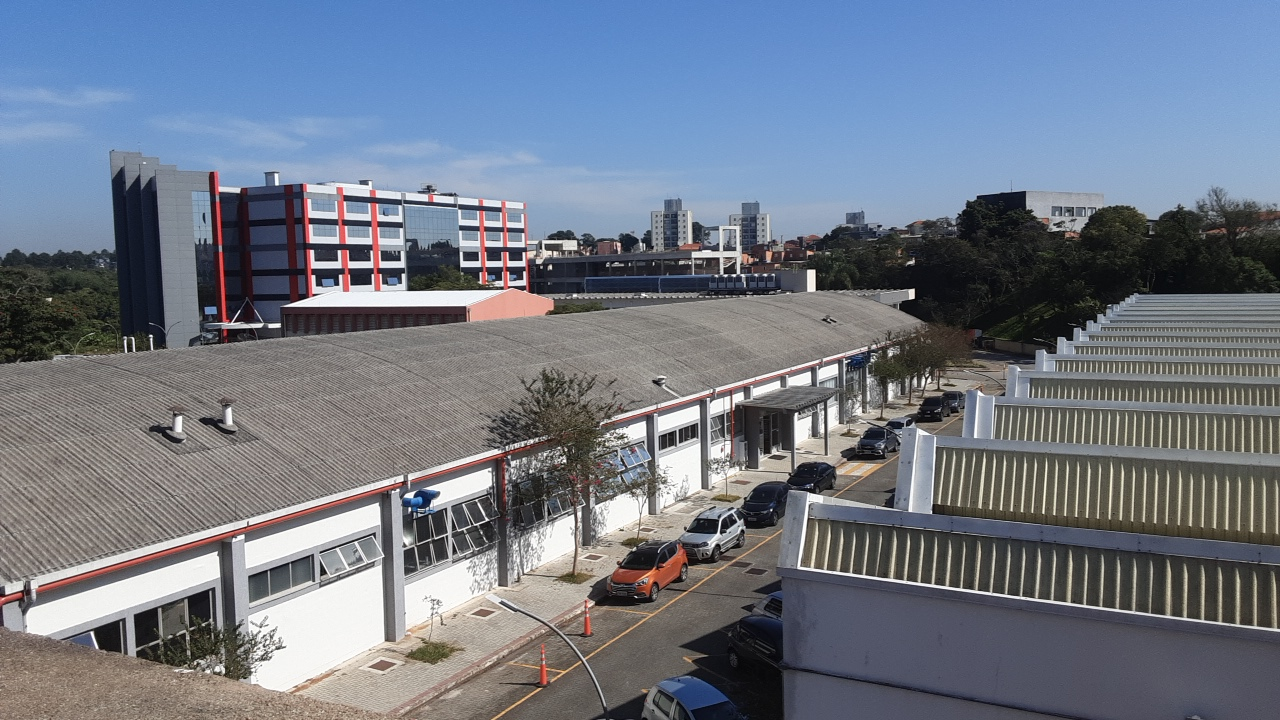
#> input picture codec/teste.tiff, 1280 x 720 px
$ jupyter execute Digital_Image_Processing_Filters.ipynb
#> lines starting #> are read from the running program, lines starting #| are printed output that depends on the picture
[cell 1]
import cv2
import numpy as np
import matplotlib.pyplot as plt

#!pip install tk

# Function for Sobel filter
# [26 lines left out: function sobel, not called in this run]

# Function for low-pass filter
def fpb(im, N):
    hpb = np.ones((N, N)) / (N**2)
    Im_pb = np.zeros_like(im)

    for i in range(3):
        Im_pb[:, :, i] = cv2.filter2D(im[:, :, i], -1, hpb)

    return Im_pb

# Function for high-pass filter
# [20 lines left out: functions fpa, fpan, not called in this run]

# Load the image using a file dialog
file_path = input("Enter the image file path: ")
#> the answer given: ../codec/teste.tiff
if not file_path:
    sys.exit()

im = cv2.imread(file_path).astype(float)

# Select a filter
options = ['Sem Filtro', 'Sobel', 'Passa-Baixas', 'Passa-Altas', 'Passa-Altas Normalizado', 'Melhorar']
print("\n".join([f"{i + 1}: {option}" for i, option in enumerate(options)]))
op = int(input("Selecione um filtro: "))
#> the answer given: 3

if op == 2:
    limiar = float(input("Digite o valor do limiar: "))
    gxy = sobel(im, limiar)
    plt.figure()
    plt.imshow(gxy, cmap='gray')
    plt.title('contorno da imagem')
elif op in (3, 4, 5):
    N = int(input("Digite a ordem da máscara: "))
#> the answer given: 3
    if op == 3:
        Im_pb = fpb(im, N)
        plt.figure()
        plt.imshow(Im_pb.astype(np.uint8))
        plt.title('Passa-baixas')
    elif op == 4:
        Im_pa = fpa(im, N)
        plt.figure()
        plt.imshow(Im_pa.astype(np.uint8))
        plt.title('Passa-altas')
    elif op == 5:
        Im_pan = fpan(im, N)
        plt.figure()
        plt.imshow(Im_pan.astype(np.uint8))
        plt.title('Passa-altas normalizado')
elif op == 6:
    Im_melhorada = im + fpa(im, N)
    plt.figure()
    plt.imshow(Im_melhorada.astype(np.uint8))
    plt.title('Imagem melhorada')

if op != 1:
    plt.show()
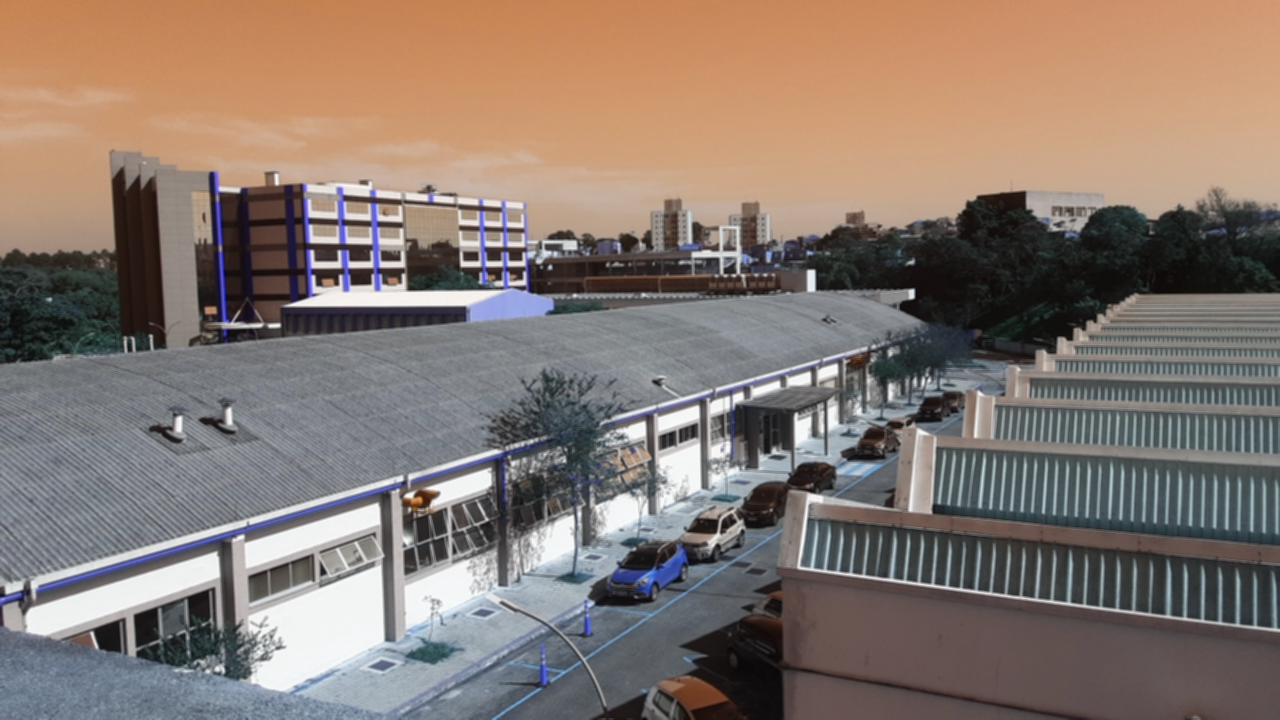
#> shown: shape (720, 1280, 3); mean R, G, B 134.4, 120.4, 112.1
